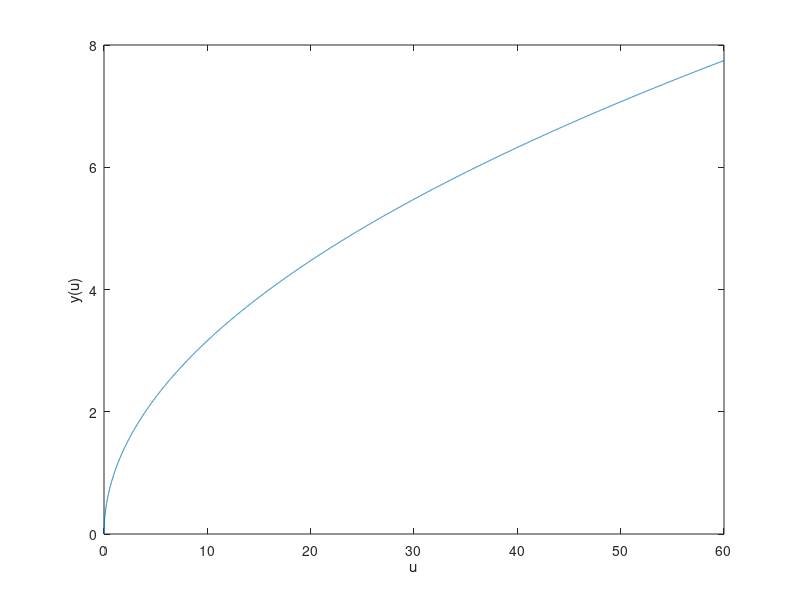

The MATLAB source for this figure: (Note: this script raises an error after producing the figure.)
% Exemplo: linearizacao local
% Obter uma aproximacao de y(u) = sqrt(u)
clear all; close all; clc;

% Considerando a funcao nao linear
u = 0:0.01:60;
N = length(u); % Numero de iteracoes pra montar o vetor

% y(k), k=1,2,...,N, equivalente a y(u).
for k=1:N
y(k) = sqrt(u(k));
end
plot(u,y); ylabel('y(u)'); xlabel('u'); hold;

% Aproximacao linear: L(u) = f(ueq) +slope*(u - ueq)
% Selecao do ponto em u onde se quer linearizar a funcao
ueq = 40; % vamos obter uma aproximacao linear L(u)
% em torno de ueq.
% Apoio ao calculo diferencial usando Matlab:
% via toolbox symbolic e funcao diff:
syms usym; % gera uma variavel simbolica usym para determinar a
% derivada da funcao y(usym) = sqrt(usym)
disp('Inclinacao da reta');
slope = diff( sqrt(usym) )
pretty(slope); % apresenta de uma forma legivel

% Reultado do slope = 1/( 2*sqrt(ueq) )
for k=1:N
% L(u) = f(ueq) +slope*(ueq -x)
L(k) = sqrt(ueq) +( 1/(2*sqrt(ueq)) )*( u(k) - ueq );
end
plot(u,L);
legend('Nao linear','Aproximacao','Location','NorthWest');
title(['Aproximacao em torno de ueq = ' num2str(ueq)]);